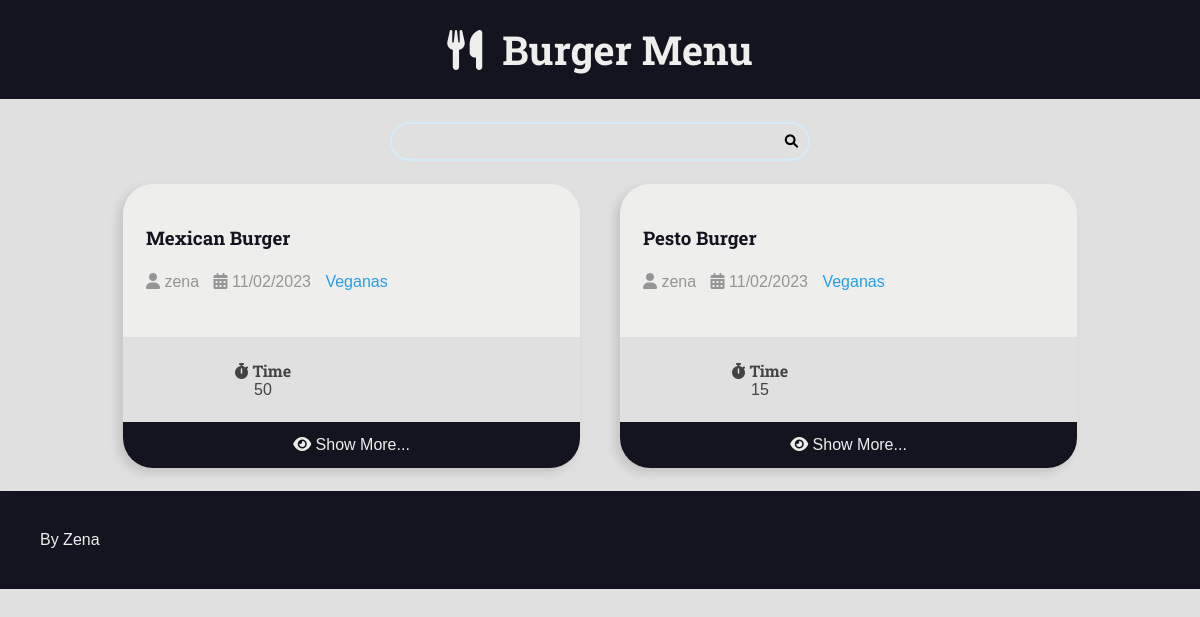
The page /recipes/category/3 on the database its author committed.
### recipes/models.py (models this page shows, shortened)
class Recipe(models.Model):
    title = models.CharField(max_length=65)
    description = models.CharField(max_length=165)
    slug = models.SlugField(unique=True)
    preparation_time = models.IntegerField()
    preparation_unit = models.CharField(max_length=65)
    servigs = models.IntegerField()
    servigs_unit = models.CharField(max_length=65)
    preparation_steps = models.TextField()
    preparation_step_is_html = models.BooleanField(default=False)
    created_at = models.DateTimeField(auto_now_add=True)
    update_at = models.DateTimeField(auto_now=True)
    is_published = models.BooleanField(default=False)
    cover = models.ImageField(
        upload_to='recipes/covers/%Y/%m/%d/', default=' ', blank=True)
    category = models.ForeignKey(
        Category, on_delete=models.SET_NULL, null=True, blank=True,
        default=None,
    )
    author = models.ForeignKey(
        User, on_delete=models.SET_NULL, null=True
    )

class Category(models.Model):
    name = models.CharField(max_length=65)

### recipes/views.py (the view)
# urls.py: path('recipes/category/<int:category_id>',
def category(request, category_id):
    recipes = get_list_or_404(
        Recipe.objects.filter(
            category__id=category_id,
            is_published=True
        ).order_by('-id')
    )
    context = {'recipes': recipes,
               'title': f'{recipes[0].category.name}'
               }
    return render(request, 'recipes/pages/category.html', context)

### recipes/templates/recipes/pages/category.html (shortened to what this page needs)
{% extends 'global/base.html' %}
{% block content %}
    <div class="main-content main-content-list container">
        {% for recipe in recipes %}
            {% include 'recipes/partials/_recipe.html' %}
        {% endfor %}
    </div>
{% endblock content %}

### recipes/templates/recipes/partials/_recipe.html (shortened to what this page needs)
<div class="recipe recipe-list-item">
    <div class="recipe-cover">
    </div>
    <div class="recipe-title-container">
        <a href="{% url 'recipes:recipe' recipe.id %}">
            <h3 class="recipe-title">{{ recipe.title }}</h3>
        </a>
    </div>
    <div class="recipe-author">
        {% if recipe.author is not None %}
        <span class="recipe-author-item">
            <i class="fas fa-user"></i>
                {% if recipe.author.first_name %}
                    {{ recipe.author.first_name }}
                {% else %}
                    {{ recipe.author.username }}
                {% endif %}
        </span>
    {% endif %}
        <span class="recipe-author-item">
            <i class="fas fa-calendar-alt"></i>
            {{ recipe.created_at|date:"d/m/Y" }}
        </span>
        {% if recipe.category is not None %}
            <span class="recipe-author-item">
                <a href="{% url 'recipes:category' recipe.category.id %}">
                    <span>{{ recipe.category.name  }}</span>
                </a>
            </span>
        {% endif %}
    </div>
    <div class="recipe-content">
    </div>
    <div class="recipe-meta-container">
        <div class="recipe-meta recipe-preparation">
            <h3 class="recipe-meta-title"><i class="fas fa-stopwatch"></i> Time</h3>
            <div class="recipe-meta-text">
                {{ recipe.preparation_time }}  {{ recipe.preparation_time_unit }}
            </div>
        </div>
        <div class="recipe-meta recipe-servings">
        </div>
    </div>
    {% if not is_datail_page %}
        <footer class="recipe-footer">
            <a class="recipe-read-more button button-dark button-full-width" href="{% url 'recipes:recipe' recipe.id %}">
                <i class="fas fa-eye"></i>
                <span>Show More...</span>
            </a>
        </footer>
    {% endif %}
</div>

### recipes/static/recipes/css/styles.css (style rules this page uses)
:root { --color-primary: #269fe6; --color-primary-hover: #2086c2; --color-primary-dark: #13141f; --color-primary-dark-hover: #212336; --color-primary-light: #d4ecfa; --color-primary-light-hover: #bdd8e7; --color-white: #eeeeec; --color-black: #000; --color-dark-text: #444; --color-info-light: #cce5ff; --color-debug-light: #cce5ff; --color-success-light: #d4edda; --color-alert-light: #fff3cd; --color-warning-light: #fff3cd; --color-error-light: #f8d7da; --color-info-dark: #4d86c4; --color-debug-dark: #4d86c4; --color-success-dark: #4a9c5d; --color-alert-dark: #927f40; --color-warning-dark: #927f40; --color-error-dark: #da525d; --color-gray-0: #f9f9f9; --color-gray-1: #e0e0e0; --color-gray-2: #c7c7c7; --color-gray-3: #aeaeae; --color-gray-4: #959595; --color-gray-5: #7d7d7d; --color-gray-6: #646464; --color-gray-7: #4b4b4b; --color-gray-8: #323232; --color-gray-9: #191919; --font-primary: sans-serif; --font-headings: 'Roboto Slab', serif; --spacing-gutter-medium: 2.3rem; --spacing-gutter-large: 4rem; }
* { padding: 0; margin: 0; box-sizing: border-box; }
html { font-size: 62.5%; }
body { font-size: 1.6rem; font-family: var(--font-primary); background: var(--color-gray-1); color: var(--color-dark-text); background-image: url("https://cdn.discordapp.com/attachments/965238555733557290/1083658725560172564/Untitled-23.jpg"); background-repeat:no-repeat ; background-size: cover; }
h1,h2,h3,h4,h5,h6 { font-family: var(--font-headings); }
.container { max-width: 100rem; max-height: auto; margin: 0 auto; padding: var(--spacing-gutter-medium); }
.main-content { padding-top: 0; }
.main-content-list { display: grid; grid-template-columns: repeat(auto-fit, minmax(340px, 1fr)); gap: var(--spacing-gutter-large); }
.recipe { background: var(--color-white); box-shadow: -5px 5px 10px rgba(32, 32, 32, 0.137); transform: scale(1); transition: all 300ms ease-in-out; border-radius: 3rem; overflow: hidden; }
.recipe-list-item { max-width: 48rem; height: fit-content; }
.recipe-title-container { padding: var(--spacing-gutter-medium); }
.recipe-title-container a { text-decoration: none; color: var(--color-primary-dark); }
.recipe-author { padding: 0 var(--spacing-gutter-medium); }
.recipe-content { padding: var(--spacing-gutter-medium); }
.recipe-author-item { color: var(--color-gray-4); margin-right: 1rem; }
.recipe-author a { color: var(--color-primary); transition: all 300ms ease-in-out; text-decoration: none; }
.recipe-meta-container { display: flex; flex-flow: row wrap; padding: var(--spacing-gutter-medium); background: var(--color-gray-1); }
.recipe-meta { display: flex; flex-flow: column nowrap; flex-shrink: 1; flex-grow: 1; text-align: center; }
.recipe-meta-title { font-size: 1.6rem; }
.recipe-footer a { background: var(--color-primary-dark); display: block; flex-flow: row nowrap; color: var(--color-white); text-decoration: none; text-align: center; padding: 1.4rem var(--spacing-gutter-medium); transition: all 300ms ease-in-out; }

### recipes/templates/recipes/partials/_header.html (style rules this page uses)
body { background-image: url("https://cdn.discordapp.com/attachments/965238555733557290/1083658725560172564/Untitled-23.jpg"); background-position: center; backdrop-filter: blur(5px); background-attachment: fixed; background-size: cover; }

### rows shown on the page
Recipe: title "Mexican Burger", author.username "zena", created_at "11/02/2023", category.name "Veganas", preparation_time "50"
Recipe: title "Pesto Burger", author.username "zena", created_at "11/02/2023", category.name "Veganas", preparation_time "15"
